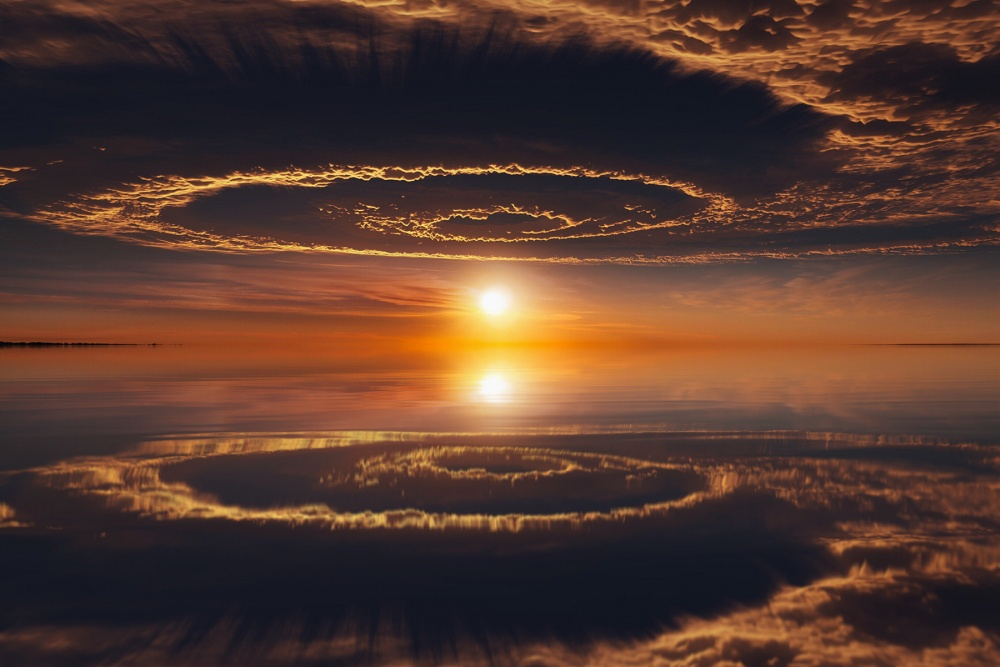
#> input picture images/1.jpg, 1000 x 667 px
$ jupyter execute --allow-errors 12.ipynb
#> lines starting #> are read from the running program, lines starting #| are printed output that depends on the picture
[cell 1]
from PIL import img
import matplotlib.pyplot as plt
import numpy as np

my_path = 'imgs/1.jpg'


#> (the rest of this cell did not finish here and is left out)

[cell 2]
import numpy as np
from PIL import Image
import matplotlib.pyplot as plt


my_path = 'images/1.jpg'
img = Image.open(my_path)
#> img is the input picture: PIL image 1000x667 RGB; mean R, G, B 86.6, 57.8, 46.6


img_array = np.array(img.convert("L"))
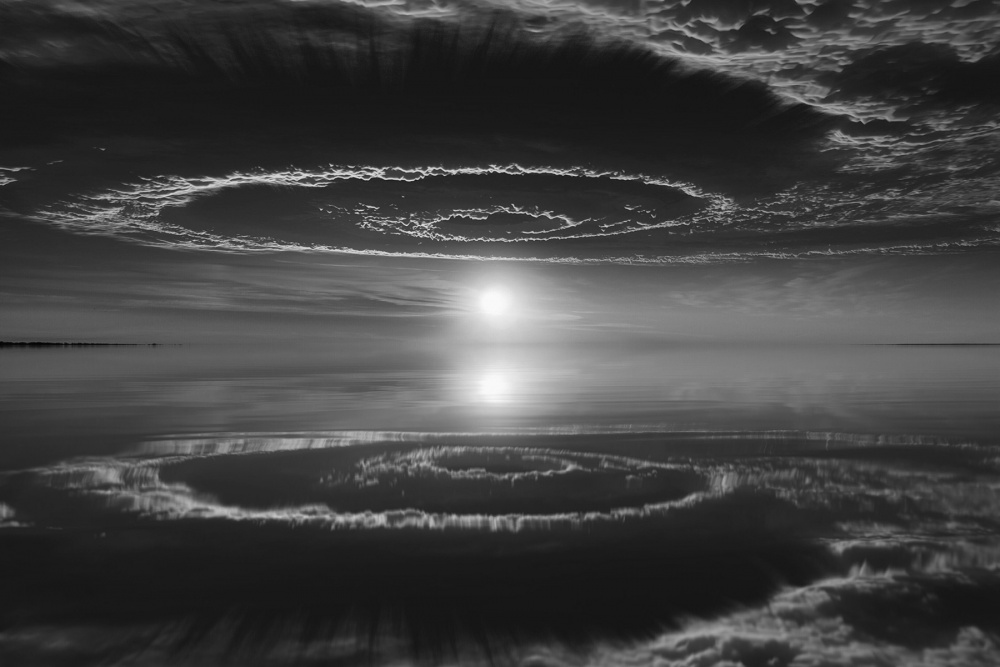
#> img_array: shape (667, 1000); min 3, max 250, mean 65.1


inverted_img = 255 - img_array
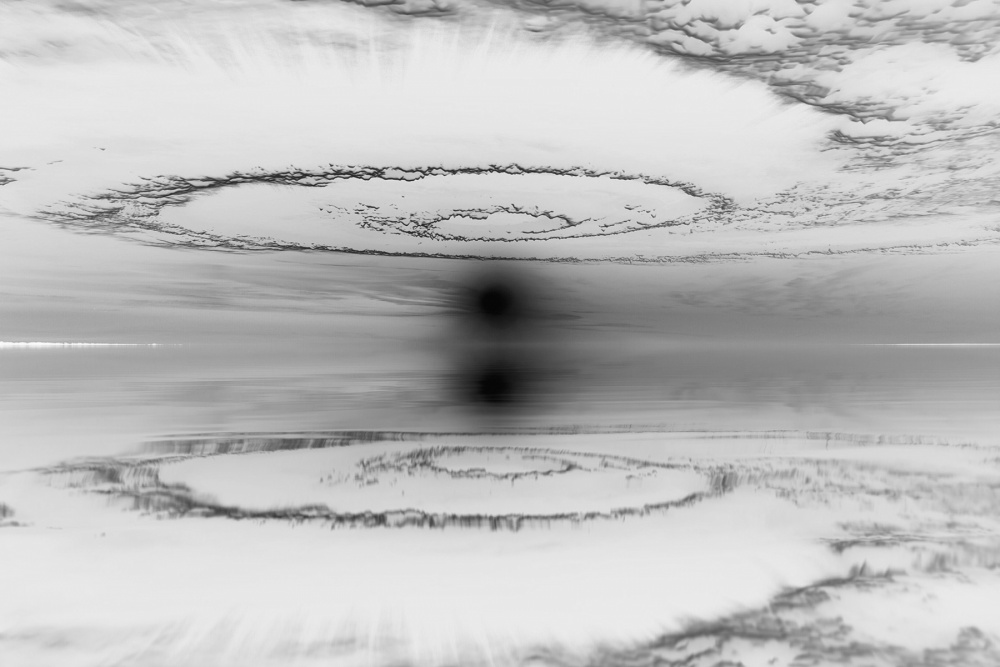
#> inverted_img: shape (667, 1000); min 5, max 252, mean 189.9
squared_img = img_array ** 2
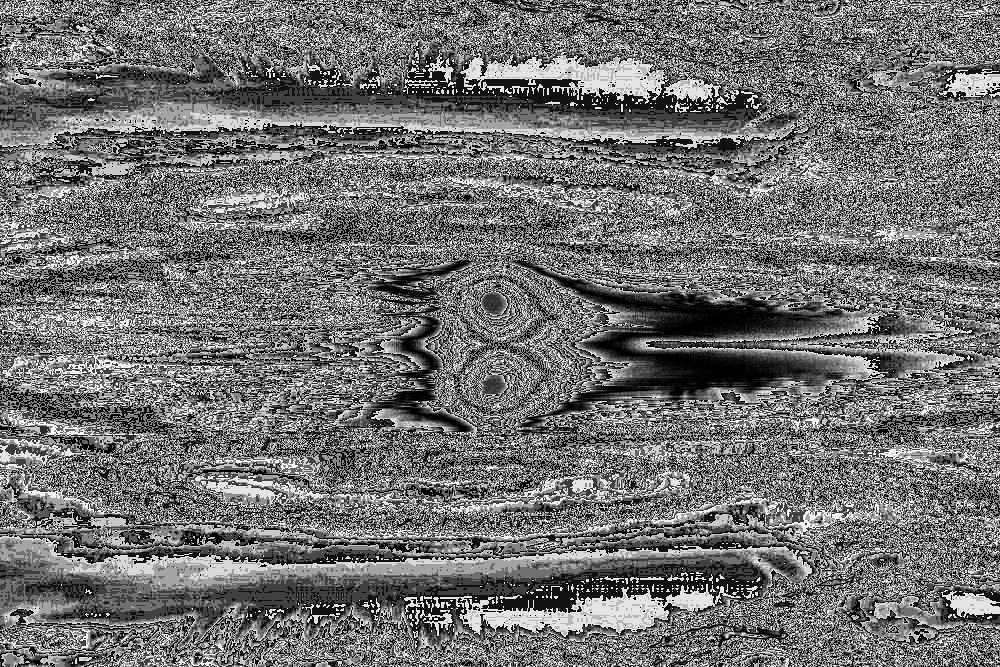
#> squared_img: shape (667, 1000); min 0, max 249, mean 112.8
clamped_img = np.clip(img_array, 100, 200)
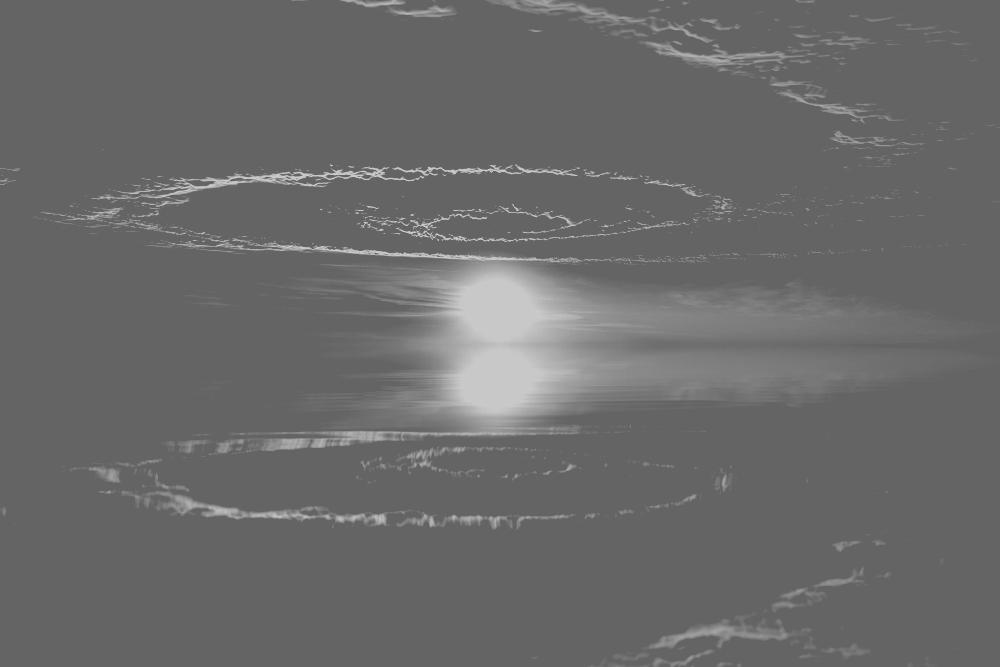
#> clamped_img: shape (667, 1000); min 100, max 200, mean 106.1


fig, axs = plt.subplots(2, 2, figsize=(10, 10))
fig.subplots_adjust(wspace=0.2, hspace=0.2)


axs[0, 0].imshow(img_array, cmap="gray")
axs[0, 0].set_title('Original Image')

axs[0, 1].imshow(inverted_img, cmap="gray")
axs[0, 1].set_title('Inverted Image')

axs[1, 0].imshow(squared_img, cmap="gray")
axs[1, 0].set_title('Squared Image')

axs[1, 1].imshow(clamped_img, cmap="gray")
axs[1, 1].set_title('Clamped Image (100-200)')


plt.show()

$ run again, with images/2.jpg copied over images/1.jpg
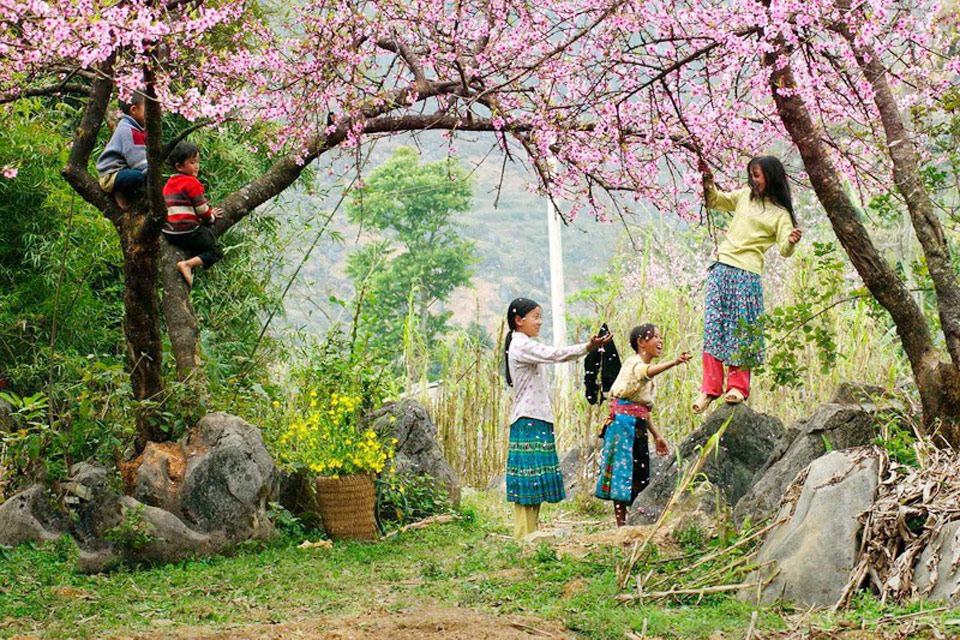
#> input picture images/2.jpg, 960 x 640 px
#> img is the input picture: PIL image 960x640 RGB; mean R, G, B 140.5, 139.1, 105.6
#> `squared_img = img_array ** 2`:
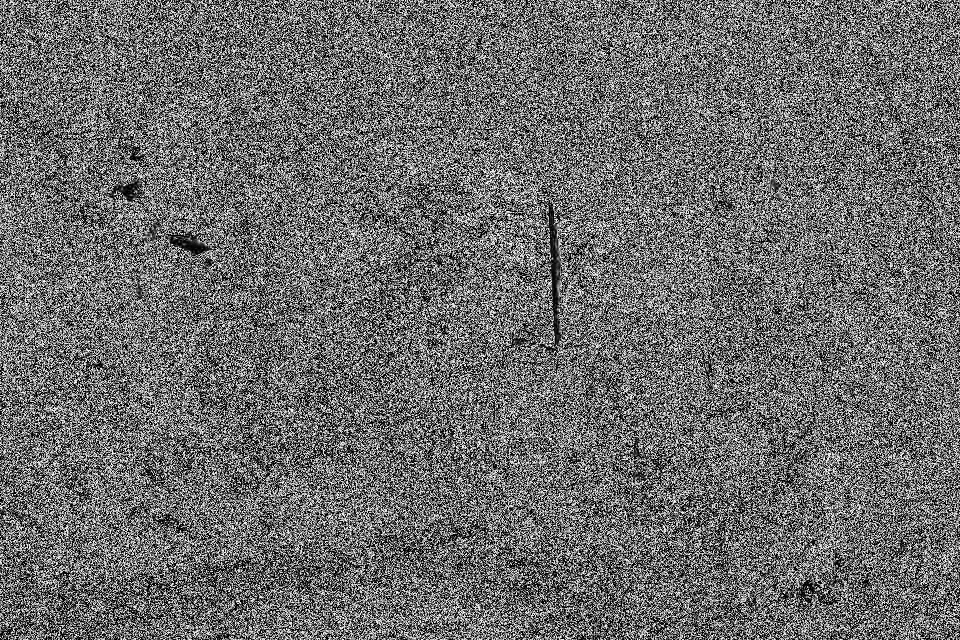
#> squared_img: shape (640, 960); min 0, max 249, mean 108.6
#> `clamped_img = np.clip(img_array, 100, 200)`:
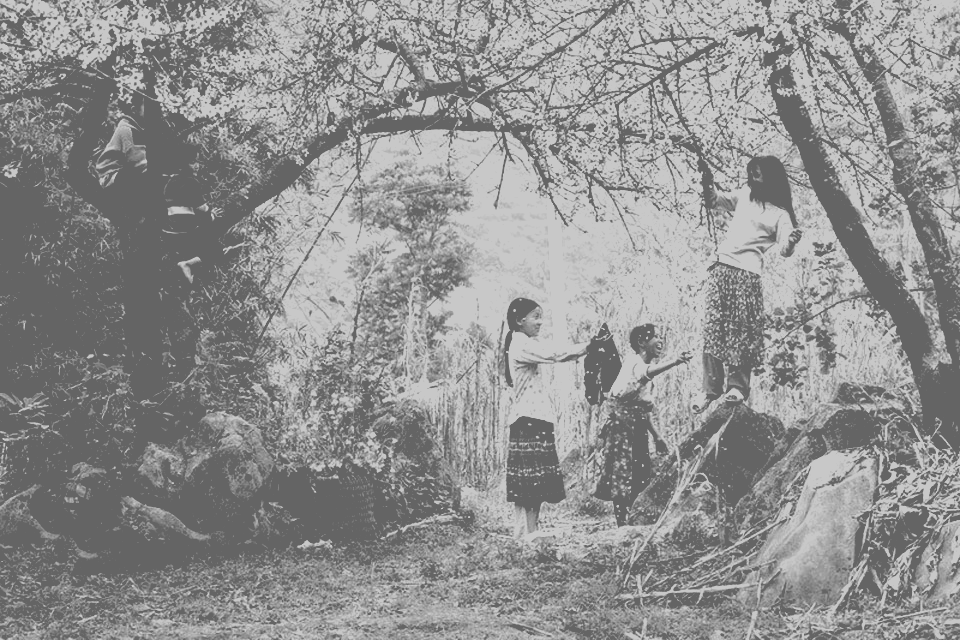
#> clamped_img: shape (640, 960); min 100, max 200, mean 144.6

$ run again, with images/3.jpg copied over images/1.jpg
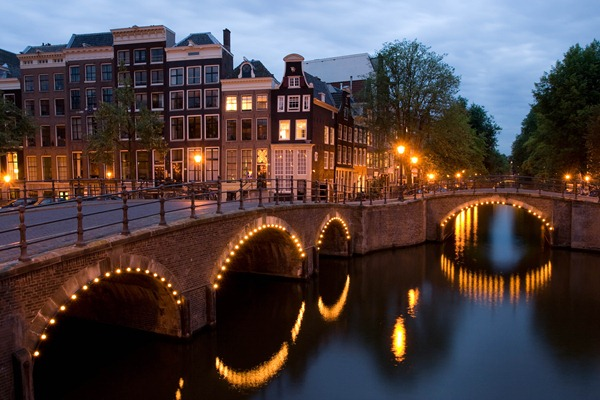
#> input picture images/3.jpg, 600 x 400 px
#> img is the input picture: PIL image 600x400 RGB; mean R, G, B 79.8, 67.1, 67.7
#> `squared_img = img_array ** 2`:
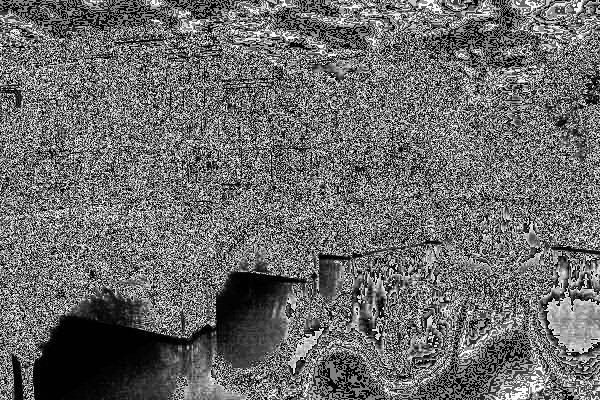
#> squared_img: shape (400, 600); min 0, max 249, mean 106.4
#> `clamped_img = np.clip(img_array, 100, 200)`:
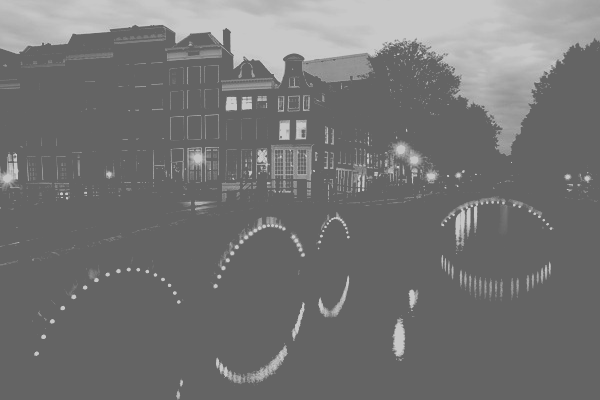
#> clamped_img: shape (400, 600); min 100, max 200, mean 116.2

$ run again, with images/4.jpg copied over images/1.jpg
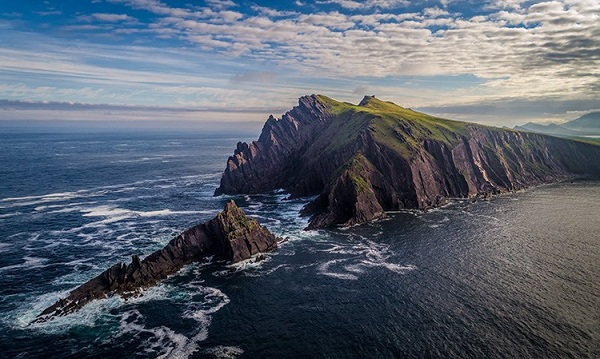
#> input picture images/4.jpg, 600 x 359 px
#> img is the input picture: PIL image 600x359 RGB; mean R, G, B 89.6, 98.1, 110.6
#> `squared_img = img_array ** 2`:
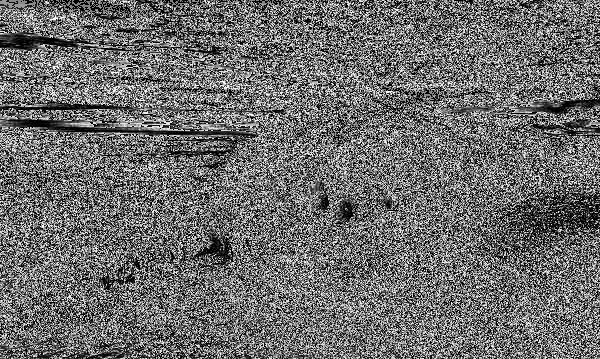
#> squared_img: shape (359, 600); min 0, max 249, mean 109.2
#> `clamped_img = np.clip(img_array, 100, 200)`:
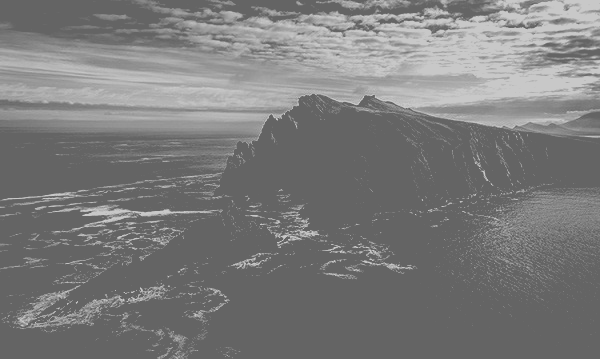
#> clamped_img: shape (359, 600); min 100, max 200, mean 122.9
